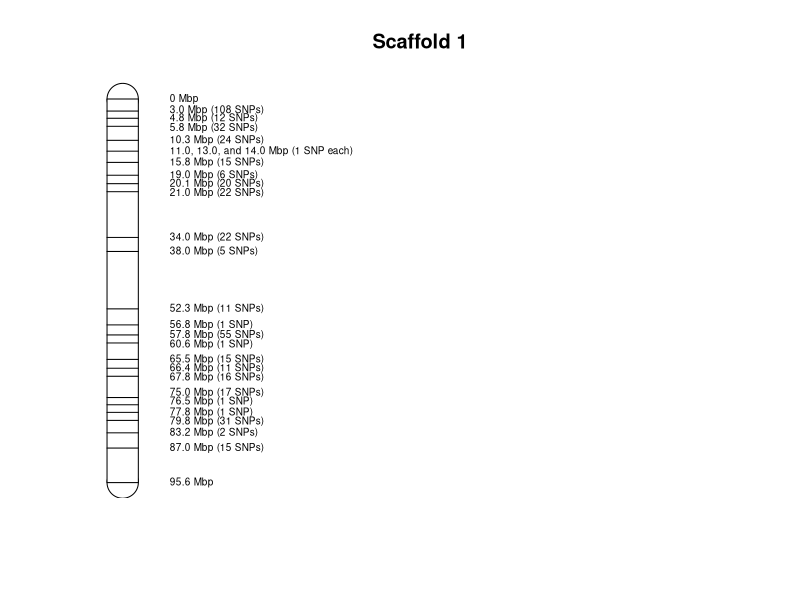

Generate this figure with R:
# 14 January 2020
# This code is for making figures representing distribution of SNPs along each scaffold in our assembly
# Only doing Scaffold_1 for now (as a test). Data came from the file 191126_full_set_main_gbs_snps_filtered_q50_dp6.csv
# Code was run on desktop with Rstudio version 1.1.456 (R version 3.6.2)
# WD: C:/Users/haasx092/Documents/wild_rice

# Load required packages
library(plotrix) # required for draw.circle

# Set boundaries for rectangle
xleft <- 0
xright <- 0.25
ybottom <- 0
ytop <- 95.6

# Create the plot
pdf("200114_sample_snp_density_on_scaffolds.pdf")
plot(1, type='n', xlim=c(0,5), ylim=c(0,96), xaxt='n', 
     yaxt='n', xlab='', ylab='', frame.plot=FALSE)
# Make ends of the chromosome round using circles
# Circles come before the actual chromosome to improve visual aesthetic
draw.circle(0.125, 95.6, radius=0.125, col="white")
draw.circle(0.125, 0, radius=0.125, col="white")
# Draw a simple representation of a chromosome using a rectangle
rect(xleft=xleft, ybottom=ybottom, xright=xright, ytop=ytop, 
     col="white", border="black", xpd="TRUE")
# Draw segments on chromosome that correspnd to the physical distance (in megabase pairs, Mbp)
segments(x0=0, x1=0.25, y0=92.6, y1=92.6)
segments(x0=0, x1=0.25, y0=90.8, y1=90.8)
segments(x0=0, x1=0.25, y0=88.8, y1=88.8)
segments(x0=0, x1=0.25, y0=85.3, y1=85.3)
segments(x0=0, x1=0.25, y0=82.6, y1=82.6)
segments(x0=0, x1=0.25, y0=79.8, y1=79.8)
segments(x0=0, x1=0.25, y0=76.6, y1=76.6)
segments(x0=0, x1=0.25, y0=74.5, y1=74.5)
segments(x0=0, x1=0.25, y0=72.5, y1=72.5)
segments(x0=0, x1=0.25, y0=61.1, y1=61.1)
segments(x0=0, x1=0.25, y0=57.6, y1=57.6)
segments(x0=0, x1=0.25, y0=43.3, y1=43.3)
segments(x0=0, x1=0.25, y0=39.3, y1=39.3)
segments(x0=0, x1=0.25, y0=36.8, y1=36.8)
segments(x0=0, x1=0.25, y0=34.8, y1=34.8)
segments(x0=0, x1=0.25, y0=30.7, y1=30.7)
segments(x0=0, x1=0.25, y0=28.5, y1=28.5)
segments(x0=0, x1=0.25, y0=26.5, y1=26.5)
segments(x0=0, x1=0.25, y0=21.2, y1=21.2)
segments(x0=0, x1=0.25, y0=19.4, y1=19.4)
segments(x0=0, x1=0.25, y0=17.5, y1=17.5)
segments(x0=0, x1=0.25, y0=15.5, y1=15.5)
segments(x0=0, x1=0.25, y0=12.4, y1=12.4)
segments(x0=0, x1=0.25, y0=8.6, y1=8.6)
# Add text on the right side of plot indicating position and # of SNPs
text(x=0.5, y=95.6, labels="0 Mbp", adj=0, cex=0.6) # Top/beginning
text(x=0.5, y=0, labels="95.6 Mbp", adj=0, cex=0.6) # Bottom/end
text(x=0.5, y=92.8, labels="3.0 Mbp (108 SNPs)", adj=0, cex=0.6)
text(x=0.5, y=90.8, labels="4.8 Mbp (12 SNPs)", adj=0, cex=0.6)
text(x=0.5, y=88.4, labels="5.8 Mbp (32 SNPs)", adj=0, cex=0.6)
text(x=0.5, y=85.3, labels="10.3 Mbp (24 SNPs)", adj=0, cex=0.6)
text(x=0.5, y=82.6, labels="11.0, 13.0, and 14.0 Mbp (1 SNP each)", adj=0, cex=0.6)
text(x=0.5, y=79.8, labels="15.8 Mbp (15 SNPs)", adj=0, cex=0.6)
text(x=0.5, y=76.6, labels="19.0 Mbp (6 SNPs)", adj=0, cex=0.6)
text(x=0.5, y=74.5, labels="20.1 Mbp (20 SNPs)", adj=0, cex=0.6)
text(x=0.5, y=72.2, labels="21.0 Mbp (22 SNPs)", adj=0, cex=0.6)
text(x=0.5, y=61.1, labels="34.0 Mbp (22 SNPs)", adj=0, cex=0.6)
text(x=0.5, y=57.6, labels="38.0 Mbp (5 SNPs)", adj=0, cex=0.6)
text(x=0.5, y=43.3, labels="52.3 Mbp (11 SNPs)", adj=0, cex=0.6)
text(x=0.5, y=39.3, labels="56.8 Mbp (1 SNP)", adj=0, cex=0.6)
text(x=0.5, y=36.8, labels="57.8 Mbp (55 SNPs)", adj=0, cex=0.6)
text(x=0.5, y=34.4, labels="60.6 Mbp (1 SNP)", adj=0, cex=0.6)
text(x=0.5, y=30.7, labels="65.5 Mbp (15 SNPs)", adj=0, cex=0.6)
text(x=0.5, y=28.5, labels="66.4 Mbp (11 SNPs)", adj=0, cex=0.6)
text(x=0.5, y=26.2, labels="67.8 Mbp (16 SNPs)", adj=0, cex=0.6)
text(x=0.5, y=22.4, labels="75.0 Mbp (17 SNPs)", adj=0, cex=0.6)
text(x=0.5, y=20.2, labels="76.5 Mbp (1 SNP)", adj=0, cex=0.6)
text(x=0.5, y=17.5, labels="77.8 Mbp (1 SNP)", adj=0, cex=0.6)
text(x=0.5, y=15.2, labels="79.8 Mbp (31 SNPs)", adj=0, cex=0.6)
text(x=0.5, y=12.4, labels="83.2 Mbp (2 SNPs)", adj=0, cex=0.6)
text(x=0.5, y=8.6, labels="87.0 Mbp (15 SNPs)", adj=0, cex=0.6)
# Add a title to the figure (scaffold name is probably best)
title("Scaffold 1")
dev.off()
